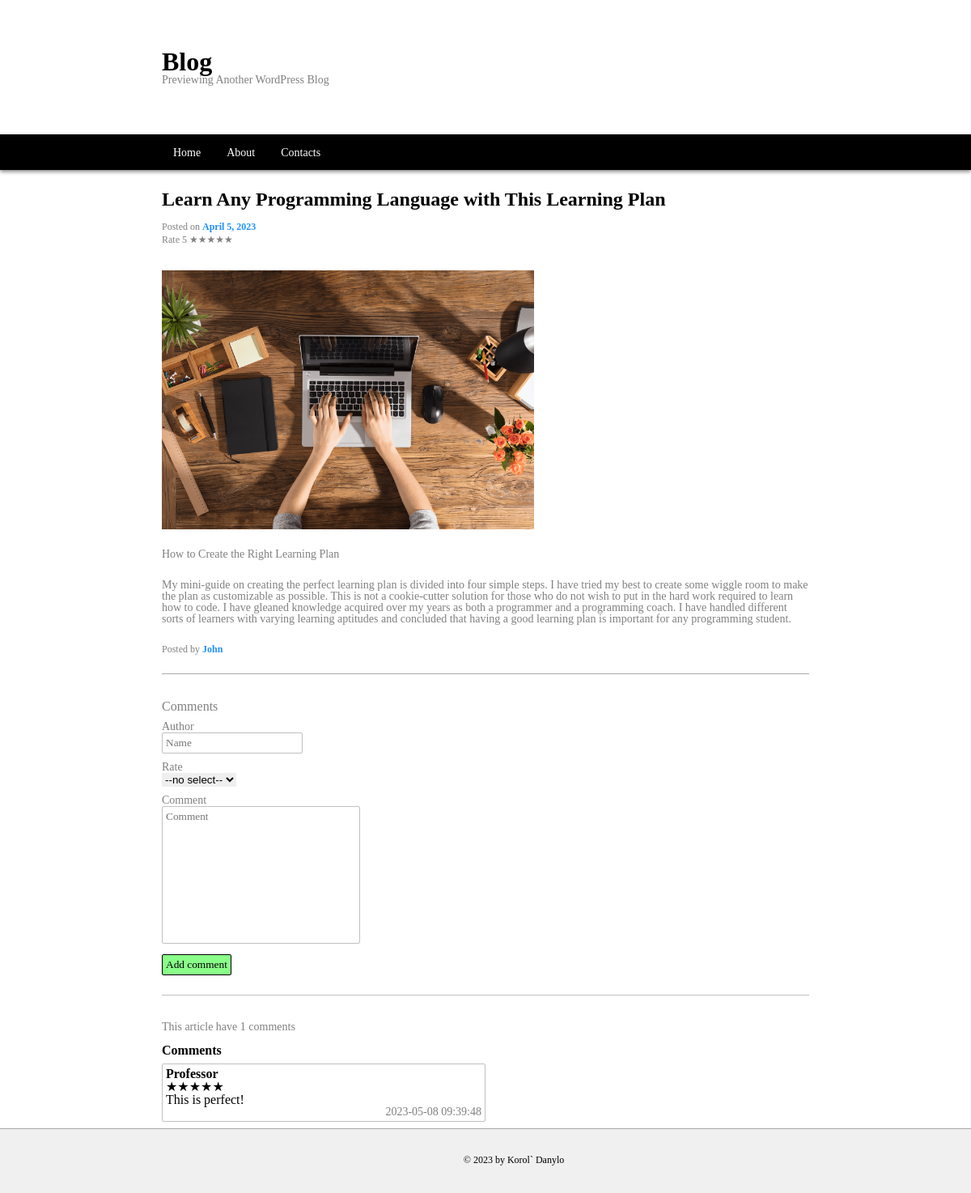
Screenshot of /webroot/article.php?id=1 with the database file from the repository.
### tables this page shows
CREATE TABLE articles (
      id INTEGER NOT NULL PRIMARY KEY AUTOINCREMENT,
      date TEXT NOT NULL,
      title TEXT NOT NULL,
      img TEXT NOT NULL,
      info TEXT NOT NULL,
      description TEXT NOT NULL,
      author TEXT NOT NULL
    );

CREATE TABLE comments (
      id INTEGER NOT NULL PRIMARY KEY AUTOINCREMENT,
      article_id INTEGER NOT NULL REFERENCES articles(id),
      author TEXT NOT NULL,
      rate TEXT NOT NULL,
      content TEXT NOT NULL,
      created TEXT NOT NULL
    );

### inc/functions.php (called while the page is built, shortened)
<?php
function getConnection(): PDO
{
  try {
    return new PDO('sqlite:../blog.sqlite');
  } catch (PDOException $e) {
    http_response_code(500);
    exit();
  }
}
function getArticle(int $articleId): ?array
{
  $pdo = getConnection();
  $sql =
    'SELECT articles.*, AVG(comments.rate) avg_rate
    FROM articles LEFT JOIN comments ON articles.id = comments.article_id
    WHERE articles.id=:id
    GROUP BY articles.id';
  $statment = $pdo->prepare($sql);
  $statment->execute(['id' => $articleId]);
  $article = $statment->fetch(PDO::FETCH_ASSOC);
  return $article ? $article : null;
}
function getComments(int $articleId): array
{
  $pdo = getConnection();
  $sql = 'SELECT * FROM comments WHERE article_id=:id';
  $statement = $pdo->prepare($sql);
  $statement->execute(['id' => $articleId]);
  return $statement->fetchAll(PDO::FETCH_ASSOC);
}

### inc/comments.php (the view, shortened to what this page needs)
<?php
$comments = getComments($articleId);
?>
<div class="comments-form">
  <form method="post">
    Comments<br>
    <div class="input">
      <label for="author">Author</label><br>
      <input type="text" name="author" id="author" placeholder="Name"
        value="<?= htmlspecialchars($_POST['author'] ?? ''); ?>">
    </div>
    <div class="input">
      <label for="rate">Rate</label><br>
      <select name="rate" id="rate">
        <option value="0">--no select--</option>
      </select>
    </div>
    <div class="input">
      <label for="content">Comment</label><br>
      <textarea name="content" id="content" cols="30" rows="10" placeholder="Comment"
        value="<?= htmlspecialchars($_POST['content'] ?? ''); ?>"></textarea>
    </div>
    <input type="submit" value="Add comment">
  </form>
</div>
<?php if (count($comments) != 0) { ?>
  <div class='count-comments'>This article have
    <?= count($comments) ?> comments
  </div>
  <div class="comments-list">Comments</div>
  <?php foreach ($comments as $comment) { ?>
    <div class="comment">
      <div class='author'>
        <?= htmlspecialchars($comment['author']) ?>
      </div>
      <div class='rate'>
        <?= str_repeat('&#9733', htmlspecialchars($comment['rate']))
          . str_repeat('&#9734', 5 - htmlspecialchars($comment['rate'])) ?>
      </div>
      <div class='content'>
        <?= nl2br(htmlspecialchars($comment['content'])) ?>
      </div>
      <div class='created'>
        <?= htmlspecialchars($comment['created']) ?>
      </div>
    </div>
  <?php } ?>
<?php } else { ?>
  <div class="empty-comments-list">
    No comments
  </div>
<?php } ?>

### inc/article.php
<?php
$tag = 'Home' === $currentPage ? 'h2' : 'h1';
$url = 'article.php?id=' . $article['id'];
$rate = $article['avg_rate'] ?? 0;
$rate_by_star = str_repeat('&#9733', (int) ($rate)) . str_repeat('&#9734', 5 - (int) ($rate));
?>
<article class='blog-article'>
  <header>
    <a href=<?= $url ?>>
      <<?= $tag ?> class="title-article"><?= $article['title']; ?></<?= $tag ?>>
    </a>
  </header>
  <div class='posted'>
    Posted on <span class='posted__date'>
      <?= $date = DateTime::createFromFormat('Y-m-d', $article['date'])->format('F j, Y') ?>
    </span>
  </div>
  <div class='rate'>
    Rate
    <?= $rate ?>
    <?= $rate_by_star ?>
  </div>
  <img src='../assets/<?= $article['img'] ?>' alt=<?= $article['img'] ?>>
  <div class='info'>
    <?= $article['info']; ?>
  </div>
  <div class='description'>
    <?= $article['description']; ?>
  </div>
  <footer>
    Posted by <span class='author'>
      <?= $article['author'] ?>
    </span>
  </footer>
</article>
<?php if ($currentPage === 'Article') {
  require '../inc/comments.php';
} ?>

### css/styles.css (style rules this page uses)
.blog-article { padding-bottom: 24px; border-bottom: 1px solid darkgray; margin-bottom: 24px; }
.title-article, .about-article header h2, .contacts-article header h2 { font-size: 24px; font-weight: bold; padding-bottom: 16px; }
.blog-article .posted { font-size: 12px; color: gray; margin-bottom: 4px; }
.blog-article .rate { margin-bottom: 32px; font-size: 12px; color: gray; }
.blog-article .posted__date { color: dodgerblue; font-weight: bold; }
.blog-article img { width: 460px; height: 320px; }
.blog-article .info, .blog-article .description, .blog-article footer { padding-top: 24px; font-size: 14px; color: gray; }
.blog-article footer { font-size: 12px; }
.blog-article .author { color: dodgerblue; font-weight: bold; }
.comments-form form { margin: 32px 0px; font-size: 16px; color: gray; padding-bottom: 24px; border-bottom: 1px solid silver; }
.comments-form .input { margin: 10px 0px; display: block; font-size: 14px; }
.comments-form #author, .comments-form #content { border: 1px solid silver; border-radius: 2px; padding: 4px; color: gray; resize: none; }
.comments-form input[type="submit"] { background-color: rgb(137, 254, 137); padding: 4px; border: 1px solid black; border-radius: 2px; }
.count-comments { color: gray; margin-bottom: 14px; font-size: 14px; }
.comments-list { color: black; font-weight: bold; }
.comment { border: 1px solid silver; padding: 4px; border-radius: 2px; margin: 8px 0px; width: 400px; }
.comment .author { font-weight: bold; }
.comment .created { color: grey; text-align: end; font-size: 14px; }

### rows the page displays
articles: title "Learn Any Programming Language with This Learning Plan", date "April 5, 2023", img (picture), info "How to Create the Right Learning Plan", description "My mini-guide on creating the perfect learning plan is divided into four simple steps. I have tried my best to create some wiggle room to make the plan as customizable as possible. This is not a cookie-cutter solution for those who do not wish to put in the hard work required to learn how to code. I have gleaned knowledge acquired over my years as both a programmer and a programming coach. I have handled different sorts of learners with varying learning aptitudes and concluded that having a good learning plan is important for any programming student.", author "John"
comments: author "Professor", rate "★★★★★", content "This is perfect!", created "2023-05-08 09:39:48"

### other values shown
$rate "5"
$rate_by_star "★★★★★"
count($comments) "1"
